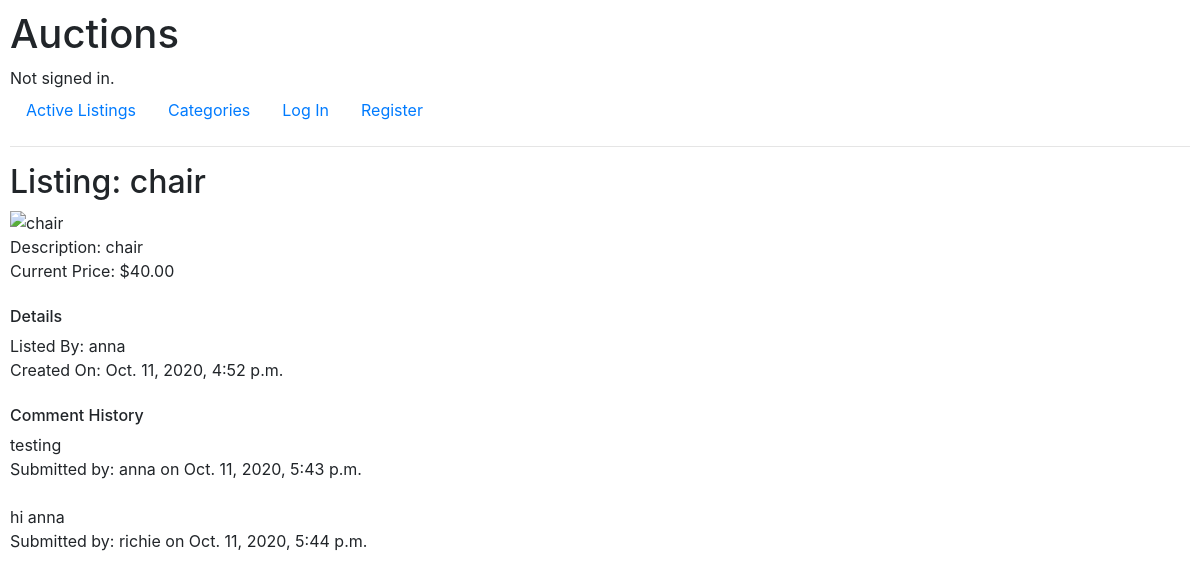
Before: /1 with the older database file.
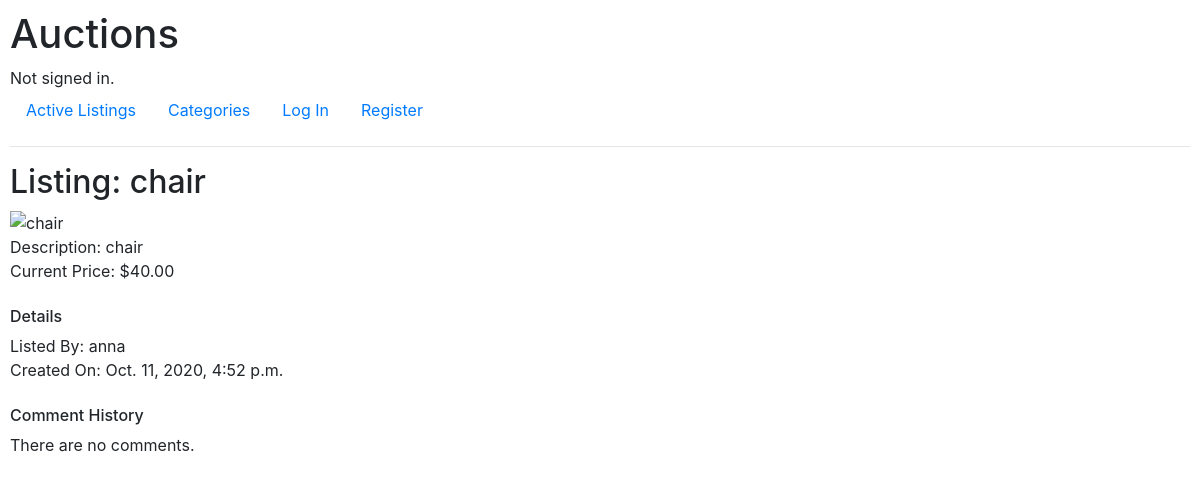
After: the same page with the newer database file.
### auctions/models.py (models this page shows, shortened)
class Comment(models.Model):
    user = models.ForeignKey(User, on_delete=models.CASCADE)
    listing = models.ForeignKey(Listing, on_delete=models.CASCADE)
    text = models.CharField(max_length=200)
    date_created = models.DateTimeField(auto_now=True)

class User(AbstractUser):
    pass

### auctions/views.py (the view)
# urls.py: path("<int:listing_id>", views.listing, name="listing"),
def listing(request, listing_id):
    listing = Listing.objects.get(pk=listing_id)
    comments = Comment.objects.filter(listing_id=listing_id)
    return render(request, "auctions/listing.html", {
        "listing": listing,
        "comments": comments
    })

### auctions/templates/auctions/listing.html (shortened to what this page needs)
{% extends "auctions/layout.html" %}
{% block body %}
<div>
	<h2>Listing: {{ listing.title }}</h2>
	<div>
		<img class="image" src="{{ listing.photo_link }}" alt="{{ listing.title }}">
		<div>Description: {{ listing.description }}</div>
		<div>Current Price: ${{ listing.starting_bid }}</div>
	</div>
	<br>
	<div>
		<h6>Details</h6>
		<div>Listed By: {{listing.user}}</div>
		<div>Created On: {{ listing.date_created }}</div>
	</div>
	<br>
	<div>
		<h6>Comment History</h6>
		{% for comment in comments %}
		<div>
			{{ comment.text}}<br>
			Submitted by: {{ comment.user}}
			on {{ comment.date_created}}
		</div>
		<br>
		{% empty %}
		There are no comments.
		{% endfor %}
	</div>
</div>
{% endblock %}

Changed rows visible on the page:
removed Comment: text "testing", user "anna", date_created "Oct. 11, 2020, 5:43 p.m."
removed Comment: text "hi anna", user "richie", date_created "Oct. 11, 2020, 5:44 p.m."
Other visible differences:
text now shown: "There are no comments."
